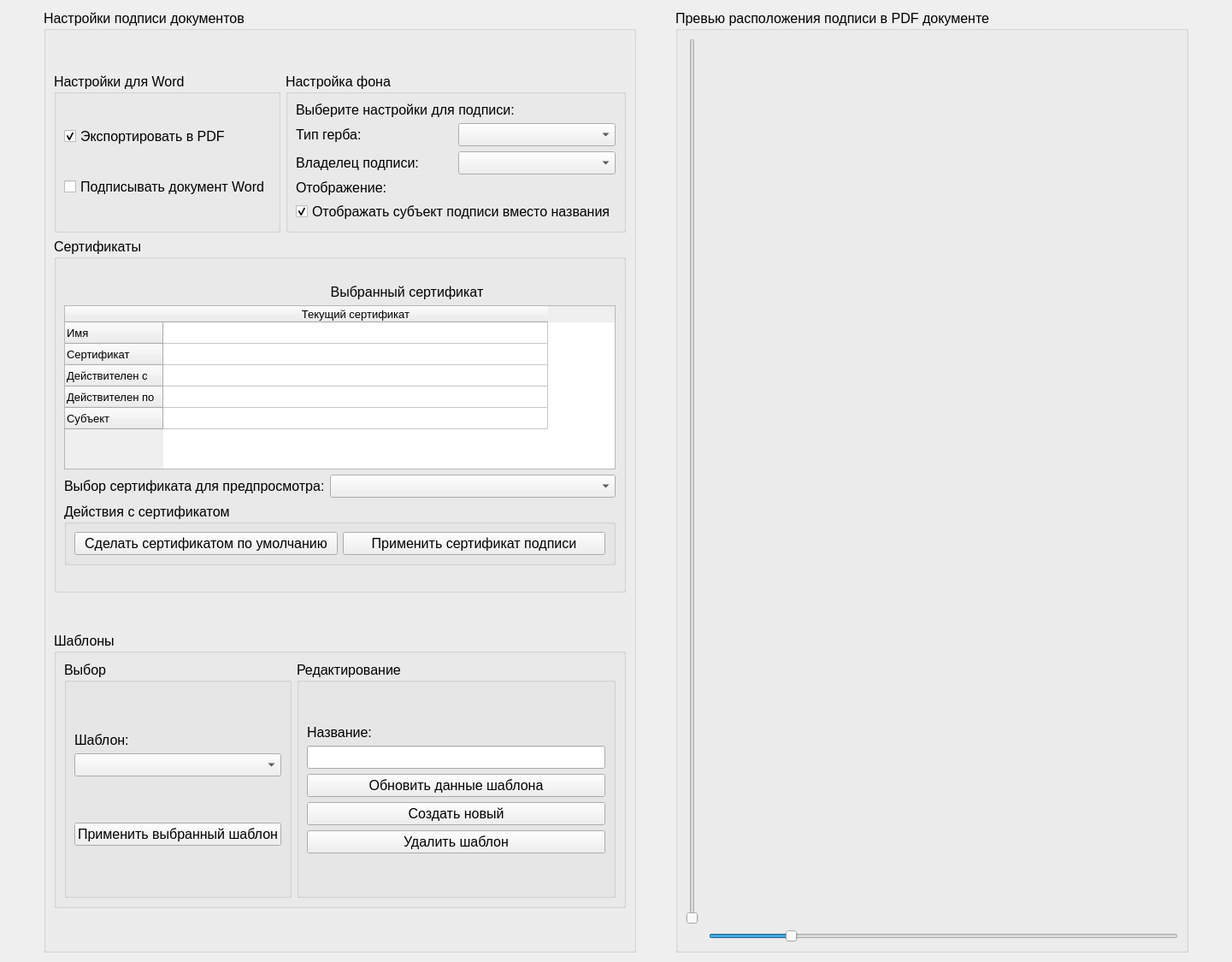
      <widget class="QWidget" name="page_exportSettings">
       <layout class="QGridLayout" name="gridLayout_19">
        <item row="1" column="2">
         <widget class="QGroupBox" name="groupBox_12">
          <property name="font">
           <font>
            <family>MS Shell Dlg 2</family>
            <pointsize>12</pointsize>
            <weight>50</weight>
            <italic>false</italic>
            <bold>false</bold>
           </font>
          </property>
          <property name="title">
           <string>Настройки подписи документов</string>
          </property>
          <layout class="QGridLayout" name="gridLayout_20">
           <item row="1" column="1">
            <widget class="QGroupBox" name="groupBox_8">
             <property name="font">
              <font>
               <family>MS Shell Dlg 2</family>
               <pointsize>12</pointsize>
               <weight>50</weight>
               <italic>false</italic>
               <bold>false</bold>
              </font>
             </property>
             <property name="title">
              <string>Настройка фона</string>
             </property>
             <layout class="QGridLayout" name="gridLayout_15">
              <item row="2" column="0">
               <widget class="QLabel" name="label_18">
                <property name="text">
                 <string>Тип герба:</string>
                </property>
                <property name="alignment">
                 <set>Qt::AlignJustify|Qt::AlignVCenter</set>
                </property>
               </widget>
              </item>
              <item row="4" column="0">
               <widget class="QLabel" name="label_24">
                <property name="text">
                 <string>Отображение:</string>
                </property>
               </widget>
              </item>
              <item row="0" column="0" colspan="2">
               <widget class="QLabel" name="label_19">
                <property name="text">
                 <string>Выберите настройки для подписи:</string>
                </property>
               </widget>
              </item>
              <item row="3" column="0">
               <widget class="QLabel" name="label_23">
                <property name="text">
                 <string>Владелец подписи:</string>
                </property>
               </widget>
              </item>
              <item row="2" column="1">
               <widget class="QComboBox" name="comboBox_choseImageGerb"/>
              </item>
              <item row="3" column="1">
               <widget class="QComboBox" name="comboBox_signHost"/>
              </item>
              <item row="5" column="0" colspan="2">
               <widget class="QCheckBox" name="checkBox_subjectInfo">
                <property name="text">
                 <string>Отображать субъект подписи вместо названия</string>
                </property>
                <property name="checked">
                 <bool>true</bool>
                </property>
               </widget>
              </item>
             </layout>
            </widget>
           </item>
           <item row="5" column="0" colspan="2">
            <spacer name="verticalSpacer_24">
             <property name="orientation">
              <enum>Qt::Vertical</enum>
             </property>
             <property name="sizeHint" stdset="0">
              <size>
               <width>20</width>
               <height>40</height>
              </size>
             </property>
            </spacer>
           </item>
           <item row="0" column="0" colspan="2">
            <spacer name="verticalSpacer_22">
             <property name="orientation">
              <enum>Qt::Vertical</enum>
             </property>
             <property name="sizeHint" stdset="0">
              <size>
               <width>20</width>
               <height>40</height>
              </size>
             </property>
            </spacer>
           </item>
           <item row="2" column="0" colspan="2">
            <widget class="QGroupBox" name="groupBox_6">
             <property name="font">
              <font>
               <family>MS Shell Dlg 2</family>
               <pointsize>12</pointsize>
               <weight>50</weight>
               <italic>false</italic>
               <bold>false</bold>
              </font>
             </property>
             <property name="title">
              <string>Сертификаты</string>
             </property>
             <layout class="QGridLayout" name="gridLayout_10">
              <item row="3" column="1">
               <widget class="QLabel" name="label_22">
                <property name="font">
                 <font>
                  <family>MS Shell Dlg 2</family>
                  <pointsize>12</pointsize>
                  <weight>50</weight>
                  <italic>false</italic>
                  <bold>false</bold>
                 </font>
                </property>
                <property name="text">
                 <string>Выбранный сертификат</string>
                </property>
                <property name="alignment">
                 <set>Qt::AlignCenter</set>
                </property>
               </widget>
              </item>
              <item row="13" column="1">
               <spacer name="verticalSpacer_2">
                <property name="orientation">
                 <enum>Qt::Vertical</enum>
                </property>
                <property name="sizeHint" stdset="0">
                 <size>
                  <width>20</width>
                  <height>20</height>
                 </size>
                </property>
               </spacer>
              </item>
              <item row="2" column="1" colspan="2">
               <spacer name="verticalSpacer">
                <property name="orientation">
                 <enum>Qt::Vertical</enum>
                </property>
                <property name="sizeHint" stdset="0">
                 <size>
                  <width>20</width>
                  <height>20</height>
                 </size>
                </property>
               </spacer>
              </item>
              <item row="11" column="0">
               <widget class="QLabel" name="label_8">
                <property name="text">
                 <string>Выбор сертификата для предпросмотра:</string>
                </property>
               </widget>
              </item>
              <item row="4" column="0" rowspan="7" colspan="3">
               <widget class="QTableWidget" name="tableWidget_certificateInfo">
                <property name="sizePolicy">
                 <sizepolicy hsizetype="Expanding" vsizetype="Expanding">
                  <horstretch>0</horstretch>
                  <verstretch>0</verstretch>
                 </sizepolicy>
                </property>
                <property name="font">
                 <font>
                  <pointsize>10</pointsize>
                 </font>
                </property>
                <attribute name="horizontalHeaderCascadingSectionResizes">
                 <bool>false</bool>
                </attribute>
                <attribute name="horizontalHeaderDefaultSectionSize">
                 <number>450</number>
                </attribute>
                <attribute name="verticalHeaderDefaultSectionSize">
                 <number>25</number>
                </attribute>
                <row>
                 <property name="text">
                  <string>Имя</string>
                 </property>
                </row>
                <row>
                 <property name="text">
                  <string>Сертификат</string>
                 </property>
                </row>
                <row>
                 <property name="text">
                  <string>Действителен с</string>
                 </property>
                </row>
                <row>
                 <property name="text">
                  <string>Действителен по</string>
                 </property>
                </row>
                <row>
                 <property name="text">
                  <string>Субъект</string>
                 </property>
                </row>
                <column>
                 <property name="text">
                  <string>Текущий сертификат</string>
                 </property>
                </column>
               </widget>
              </item>
              <item row="11" column="1" colspan="2">
               <widget class="QComboBox" name="comboBox_viewCertificate"/>
              </item>
              <item row="12" column="0" colspan="3">
               <widget class="QGroupBox" name="groupBox_22">
                <property name="title">
                 <string>Действия с сертификатом</string>
                </property>
                <layout class="QGridLayout" name="gridLayout_32">
                 <item row="2" column="0">
                  <widget class="QPushButton" name="pushButton_makeDefaultCertifacate">
                   <property name="enabled">
                    <bool>true</bool>
                   </property>
                   <property name="text">
                    <string>Сделать сертификатом по умолчанию</string>
                   </property>
                  </widget>
                 </item>
                 <item row="2" column="1">
                  <widget class="QPushButton" name="pushButton_acceptCertifacte">
                   <property name="enabled">
                    <bool>true</bool>
                   </property>
                   <property name="text">
                    <string>Применить сертификат подписи</string>
                   </property>
                  </widget>
                 </item>
                </layout>
               </widget>
              </item>
             </layout>
            </widget>
           </item>
           <item row="4" column="0" colspan="2">
            <widget class="QGroupBox" name="groupBox_21">
             <property name="font">
              <font>
               <family>MS Shell Dlg 2</family>
               <pointsize>12</pointsize>
               <weight>50</weight>
               <italic>false</italic>
               <bold>false</bold>
              </font>
             </property>
             <property name="title">
              <string>Шаблоны</string>
             </property>
             <layout class="QGridLayout" name="gridLayout_31">
              <item row="5" column="2">
               <widget class="QGroupBox" name="groupBox_4">
                <property name="title">
                 <string>Редактирование</string>
                </property>
                <layout class="QGridLayout" name="gridLayout_5">
                 <item row="2" column="1">
                  <widget class="QLineEdit" name="lineEdit_presetName"/>
                 </item>
                 <item row="3" column="1">
                  <widget class="QPushButton" name="pushButton_updatePresetData">
                   <property name="text">
                    <string>Обновить данные шаблона</string>
                   </property>
                  </widget>
                 </item>
                 <item row="0" column="1">
                  <spacer name="verticalSpacer_32">
                   <property name="orientation">
                    <enum>Qt::Vertical</enum>
                   </property>
                   <property name="sizeHint" stdset="0">
                    <size>
                     <width>20</width>
                     <height>40</height>
                    </size>
                   </property>
                  </spacer>
                 </item>
                 <item row="5" column="1">
                  <widget class="QPushButton" name="pushButton_deletePreset">
                   <property name="text">
                    <string>Удалить шаблон</string>
                   </property>
                  </widget>
                 </item>
                 <item row="1" column="1">
                  <widget class="QLabel" name="label_11">
                   <property name="text">
                    <string>Название:</string>
                   </property>
                  </widget>
                 </item>
                 <item row="4" column="1">
                  <widget class="QPushButton" name="pushButton_createNewPreset">
                   <property name="text">
                    <string>Создать новый</string>
                   </property>
                  </widget>
                 </item>
                 <item row="6" column="1">
                  <spacer name="verticalSpacer_33">
                   <property name="orientation">
                    <enum>Qt::Vertical</enum>
                   </property>
                   <property name="sizeHint" stdset="0">
                    <size>
                     <width>20</width>
                     <height>40</height>
                    </size>
                   </property>
                  </spacer>
                 </item>
                </layout>
               </widget>
              </item>
              <item row="5" column="0">
               <widget class="QGroupBox" name="groupBox_2">
                <property name="title">
                 <string>Выбор</string>
                </property>
                <layout class="QGridLayout" name="gridLayout_4">
                 <item row="4" column="0" colspan="2">
                  <widget class="QPushButton" name="pushButton_acceptCurrentPreset">
                   <property name="text">
                    <string>Применить выбранный шаблон</string>
                   </property>
                  </widget>
                 </item>
                 <item row="1" column="0">
                  <widget class="QLabel" name="label_10">
                   <property name="text">
                    <string>Шаблон:</string>
                   </property>
                  </widget>
                 </item>
                 <item row="2" column="0" colspan="2">
                  <widget class="QComboBox" name="comboBox_changePreset"/>
                 </item>
                 <item row="5" column="0">
                  <spacer name="verticalSpacer_30">
                   <property name="orientation">
                    <enum>Qt::Vertical</enum>
                   </property>
                   <property name="sizeHint" stdset="0">
                    <size>
                     <width>20</width>
                     <height>40</height>
                    </size>
                   </property>
                  </spacer>
                 </item>
                 <item row="0" column="0">
                  <spacer name="verticalSpacer_31">
                   <property name="orientation">
                    <enum>Qt::Vertical</enum>
                   </property>
                   <property name="sizeHint" stdset="0">
                    <size>
                     <width>20</width>
                     <height>40</height>
                    </size>
                   </property>
                  </spacer>
                 </item>
                 <item row="3" column="0">
                  <spacer name="verticalSpacer_34">
                   <property name="orientation">
                    <enum>Qt::Vertical</enum>
                   </property>
                   <property name="sizeHint" stdset="0">
                    <size>
                     <width>20</width>
                     <height>40</height>
                    </size>
                   </property>
                  </spacer>
                 </item>
                </layout>
               </widget>
              </item>
             </layout>
            </widget>
           </item>
           <item row="3" column="0">
            <spacer name="verticalSpacer_27">
             <property name="orientation">
              <enum>Qt::Vertical</enum>
             </property>
             <property name="sizeHint" stdset="0">
              <size>
               <width>20</width>
               <height>40</height>
              </size>
             </property>
            </spacer>
           </item>
           <item row="1" column="0">
            <widget class="QGroupBox" name="groupBox_13">
             <property name="font">
              <font>
               <family>MS Shell Dlg 2</family>
               <pointsize>12</pointsize>
               <weight>50</weight>
               <italic>false</italic>
               <bold>false</bold>
              </font>
             </property>
             <property name="title">
              <string>Настройки для Word</string>
             </property>
             <layout class="QGridLayout" name="gridLayout_21">
              <item row="1" column="0">
               <widget class="QCheckBox" name="checkBox_exportWordToPDF">
                <property name="font">
                 <font>
                  <family>MS Shell Dlg 2</family>
                  <pointsize>12</pointsize>
                  <weight>50</weight>
                  <italic>false</italic>
                  <bold>false</bold>
                 </font>
                </property>
                <property name="text">
                 <string>Экспортировать в PDF</string>
                </property>
                <property name="checked">
                 <bool>true</bool>
                </property>
               </widget>
              </item>
              <item row="2" column="0">
               <widget class="QCheckBox" name="checkBox_signWordDocument">
                <property name="text">
                 <string>Подписывать документ Word</string>
                </property>
               </widget>
              </item>
             </layout>
            </widget>
           </item>
          </layout>
         </widget>
        </item>
        <item row="1" column="1">
         <spacer name="horizontalSpacer_2">
          <property name="orientation">
           <enum>Qt::Horizontal</enum>
          </property>
          <property name="sizeHint" stdset="0">
           <size>
            <width>40</width>
            <height>20</height>
           </size>
          </property>
         </spacer>
        </item>
        <item row="1" column="4">
         <widget class="QGroupBox" name="groupBox_17">
          <property name="minimumSize">
           <size>
            <width>600</width>
            <height>0</height>
           </size>
          </property>
          <property name="font">
           <font>
            <family>MS Shell Dlg 2</family>
            <pointsize>12</pointsize>
            <weight>50</weight>
            <italic>false</italic>
            <bold>false</bold>
           </font>
          </property>
          <property name="title">
           <string>Превью расположения подписи в PDF документе</string>
          </property>
          <layout class="QGridLayout" name="gridLayout_26">
           <item row="0" column="0">
            <widget class="QSlider" name="verticalSlider">
             <property name="maximum">
              <number>5</number>
             </property>
             <property name="orientation">
              <enum>Qt::Vertical</enum>
             </property>
            </widget>
           </item>
           <item row="1" column="2">
            <widget class="QSlider" name="horizontalSlider">
             <property name="maximum">
              <number>6</number>
             </property>
             <property name="value">
              <number>1</number>
             </property>
             <property name="sliderPosition">
              <number>1</number>
             </property>
             <property name="orientation">
              <enum>Qt::Horizontal</enum>
             </property>
            </widget>
           </item>
           <item row="0" column="1" colspan="2">
            <widget class="signPrewiew" name="previewWidget" native="true">
             <property name="minimumSize">
              <size>
               <width>0</width>
               <height>30</height>
              </size>
             </property>
            </widget>
           </item>
          </layout>
         </widget>
        </item>
        <item row="1" column="5">
         <spacer name="horizontalSpacer_3">
          <property name="orientation">
           <enum>Qt::Horizontal</enum>
          </property>
          <property name="sizeHint" stdset="0">
           <size>
            <width>40</width>
            <height>20</height>
           </size>
          </property>
         </spacer>
        </item>
        <item row="1" column="3">
         <spacer name="horizontalSpacer_4">
          <property name="orientation">
           <enum>Qt::Horizontal</enum>
          </property>
          <property name="sizeHint" stdset="0">
           <size>
            <width>40</width>
            <height>20</height>
           </size>
          </property>
         </spacer>
        </item>
       </layout>
      </widget>
